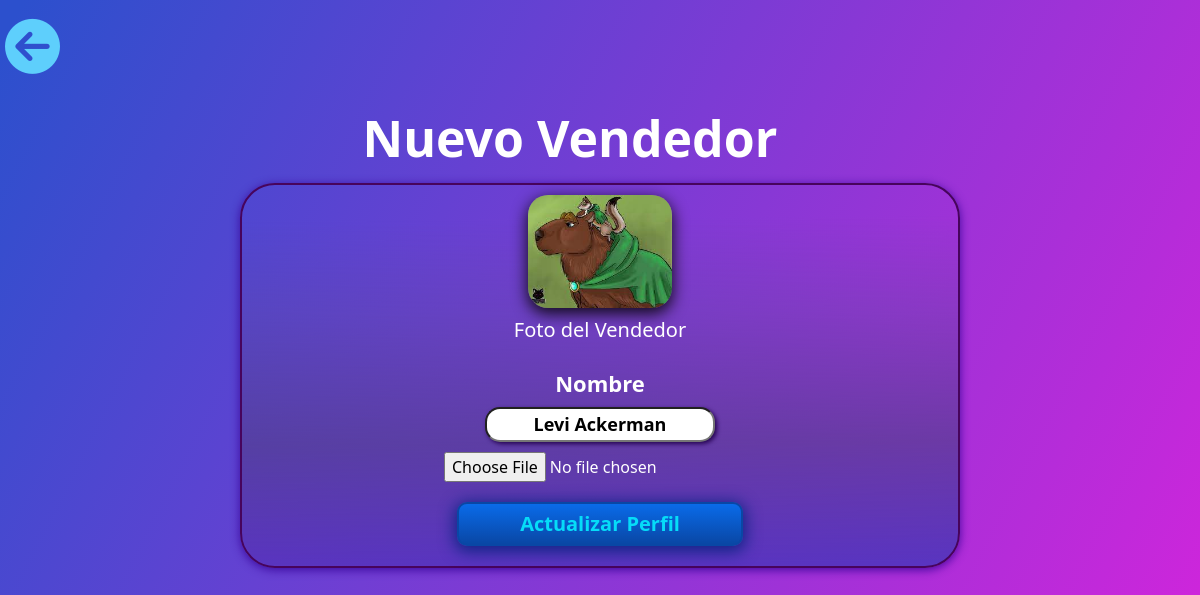
/users/update/4/ (signed in), run on the app's committed database.
### users/models.py (models this page shows)
class Profile(models.Model):
    name = models.CharField(max_length=120)
    identification_document = models.CharField(max_length=10, default="none")
    created = models.DateTimeField(auto_now_add=True)
    last_modified = models.DateTimeField(auto_now=True)

class Salesman(Profile):
    user = models.OneToOneField(User, on_delete=models.CASCADE)
    count_sells = models.IntegerField(default=0)
    earnings = models.DecimalField(max_digits=10, decimal_places=2, default=0)
    seller_id = models.AutoField(
        auto_created=True, primary_key=True, unique=True)
    picture = models.ImageField(
        upload_to="users/pictures",
        blank=True,
        null=True
    )

class Profile(models.Model):
    name = models.CharField(max_length=120)
    identification_document = models.CharField(max_length=10, default="none")
    created = models.DateTimeField(auto_now_add=True)
    last_modified = models.DateTimeField(auto_now=True)

### users/views.py (the view, shortened to what this page needs)
class UpdateSalesman(LoginRequiredMixin, UpdateView):
    model = Salesman
    fields = ('name', 'picture')
    template_name = 'users/html/update_salesman.html'
    slug_field = 'pk'
    slug_url_kwarg = 'pk'

### templates/users/html/update_salesman.html (shortened to what this page needs)
<!DOCTYPE html>
<html lang="en">
  <head>
    {% load static %}
    <link rel="stylesheet" href="{%static 'users/css/style_update_salesman.css' %}">
    <link href="https://cdn.jsdelivr.net/npm/bootstrap@5.0.0-beta3/dist/css/bootstrap.min.css" rel="stylesheet">
  </head>
  <body>
    <header>
      <div class="go-back">
	<a href="{%url 'users:home' %}"><i class="fas fa-arrow-circle-left"></i></a>
      </div>
      <h1 id="title">Nuevo Vendedor</h1>
    </header>
    <form action="{%url 'users:update' salesman.pk %}" method="POST" enctype="multipart/form-data">
      <main id="content">
	<div class="box">
	  <div id="photo">
	    <img src="{{ salesman.picture.url }}" alt="">
	    <h3>Foto del Vendedor</h3>
	  </div>
	  <div class="inputs">
	    <div class="data">
	      <h3 class="sub-title">
		Nombre
	      </h3>
	      <div class="bar">
		<input name="name" class="inputdata" type="text" value="{{ salesman.name }}" required>
	      </div>
	    </div>
	    <div class="media-body">
	      <input type="file" name="picture" />
	    </div>
	  </div>
	  <div class="Button">
	    <button type="submit" id="Button">Actualizar Perfil</button>
	  </div>
	</div>
      </main>
    </form>
  </body>
</html>

### static/users/css/style_update_salesman.css (style rules this page uses)
* { margin: 0px; }
#title { font-size: 50px; font-weight: bold; color: #FFFFFF; text-align: center; display: inline-block; width: 95%; margin: 15px 0px 15px 0px; }
.go-back { font-size: 55px; display: inline-block; padding: 5px; }
.go-back >a { color: #5ecffc; }
body { background: linear-gradient(116.82deg, #2C50CD 1.46%, #D823DC 100%); background-repeat: no-repeat; width: 100vw; height: 100vh; }
.box { width:60%; margin: auto; background: linear-gradient(359.59deg, #5934C0 0.46%, rgba(82, 62, 144, 0.7) 32.45%, rgba(89, 71, 156, 0.309524) 66.32%, rgba(93, 75, 162, 0) 90.78%); border-radius: 35px; border: 2px solid rgb(71, 4, 92); box-shadow: 0px 2px 10px 0px rgba(55, 3, 153, 0.897); }
#photo { width: 80%; margin: auto; text-align: center; }
#photo h3 { font-size: 20px; color: rgb(255, 255, 255); }
img { width:25%; border-radius: 20px; margin: 10px auto; box-shadow: 0px 5px 15px 1px rgb(19, 11, 29); }
.inputs { color: #ffffff; width: 100%; text-align: center; margin: auto; }
.data { display: inline-block; margin: 20px 0px 10px 0px; }
.sub-title { font-size: 22px; font-weight: bold; text-align: center; margin: 0px 0px 10px 0px; }
.inputdata { font-weight: bold; font-size: 18px; height: 35px; width: 75%; padding: 0px 15px; background: rgb(255, 255, 255); box-shadow: 2px 2px 4px 0px rgb(38, 4, 83); border-radius: 15px; text-align: center; }
.Button { margin: 20px auto; align-content: center; text-align: center; }
#Button { color: #06dcf8; font-size: 20px; font-weight: bold; width: 40%; padding: 5px 25px; border: 2px solid #0947a5; background: linear-gradient(180deg,rgb(10, 107, 233),#0947a5); box-shadow: 0px 3px 15px 3px rgba(6, 34, 128, 0.856); border-radius: 10px; }

### data on the page
Salesman: picture (picture)
Profile: name "Levi Ackerman"
